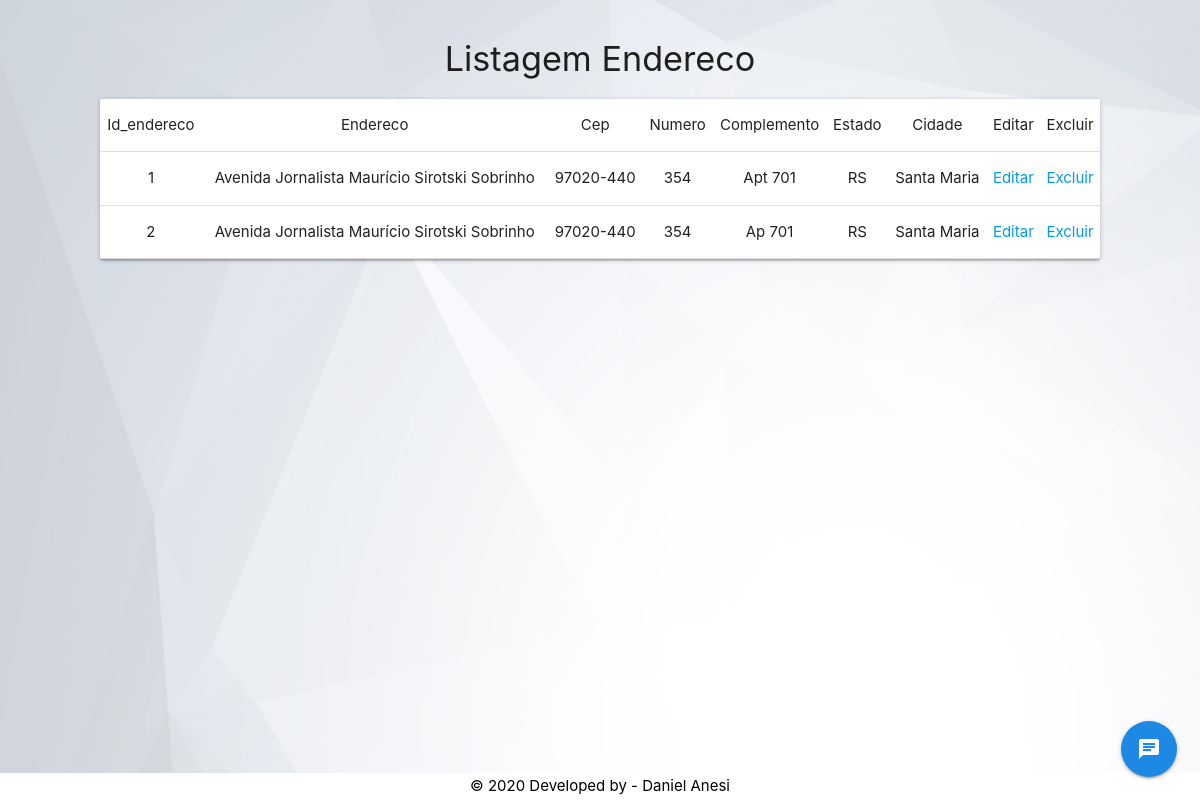
The page /Tela/listagemEndereco.php (signed in) on the database its author committed.
### tables this page shows
CREATE TABLE `endereco` (
  `id_endereco` int(11) NOT NULL,
  `endereco` varchar(220) NOT NULL,
  `cep` varchar(9) NOT NULL,
  `numero` varchar(220) DEFAULT NULL,
  `complemento` varchar(220) DEFAULT NULL,
  `estado` varchar(220) NOT NULL,
  `cidade` varchar(220) NOT NULL
);

### Controle/EnderecoPDO.php (called while the page is built, shortened)
<?php
        include_once __DIR__.'/../Modelo/Endereco.php';
class EnderecoPDO
{
    public function selectEndereco()
    {
        $con = new conexao();
        $pdo = $con->getConexao();
        $stmt = $pdo->prepare('select * from endereco ;');
        $stmt->execute();
        if ($stmt->rowCount() > 0) {
            return $stmt;
        } else {
            return false;
        }
    }
}

### Modelo/Endereco.php (called while the page is built, shortened)
<?php
class Endereco{
private $id_endereco;
private $endereco;
private $cep;
private $numero;
private $complemento;
private $estado;
private $cidade;
public function __construct() {
    if (func_num_args() != 0) {
        $atributos = func_get_args()[0];
        }
    }
     public function getId_endereco(){
         return $this->id_endereco;
     }
     public function getEndereco(){
         return $this->endereco;
     }
     public function getCep(){
         return $this->cep;
     }
     public function getNumero(){
         return $this->numero;
     }
     public function getComplemento(){
         return $this->complemento;
     }
     public function getEstado(){
         return $this->estado;
     }
     public function getCidade(){
         return $this->cidade;
     }
}

### Tela/listagemEndereco.php (the view, shortened to what this page needs)
<!DOCTYPE html>
<html>
    <head>
        <?php
            include_once '../Base/header.php';
            include_once '../Controle/EnderecoPDO.php';
            include_once '../Modelo/Endereco.php';
            $enderecoPDO = new enderecoPDO();
        ?>
        <body class="homeimg">
        <main>
            <div class="row " style="margin-top: 5vh;">
                <table class=" card col s10 offset-s1 center">
                <h4 class='center'>Listagem Endereco</h4>
                    <tr class="center">
                        <td class='center'>Id_endereco</td>
                        <td class='center'>Endereco</td>
                        <td class='center'>Cep</td>
                        <td class='center'>Numero</td>
                        <td class='center'>Complemento</td>
                        <td class='center'>Estado</td>
                        <td class='center'>Cidade</td>
                        <td class='center'>Editar</td>
                        <td class='center'>Excluir</td>
                    </tr>
                    <?php
                    $stmt = $enderecoPDO->selectEndereco();
                    if ($stmt) {
                        while ($linha = $stmt->fetch()) {
                            $endereco = new endereco($linha);
                            ?>
                        <tr>
                            <td class="center"><?php echo $endereco->getId_endereco()?></td>
                            <td class="center"><?php echo $endereco->getEndereco()?></td>
                            <td class="center"><?php echo $endereco->getCep()?></td>
                            <td class="center"><?php echo $endereco->getNumero()?></td>
                            <td class="center"><?php echo $endereco->getComplemento()?></td>
                            <td class="center"><?php echo $endereco->getEstado()?></td>
                            <td class="center"><?php echo $endereco->getCidade()?></td>
                            <td class = 'center'><a href="./editarEndereco.php?id=<?php echo $endereco->getid_endereco()?>">Editar</a></td>
                            <td class="center"><a href="../Controle/EnderecoControle.php?function=deletar&id=<?php echo $endereco->getid_endereco()?>">Excluir</a></td>
                        </tr>
                                <?php
                        }
                    }
                    ?>
                    </table>
            </div>
        </main>
        <?php
        include_once '../Base/footer.php';
        ?>
    </body>
</html>

### css/custom.css (style rules this page uses)
body { display: flex; max-width: 100vw; min-height: 100vh; flex-direction: column; background-image: url('../Img/bg1.jpg'); background-size: 100vw 100vh; background-repeat: no-repeat; background-attachment: fixed; }
main { flex: 1 0 auto; }

### rows shown on the page
endereco: id_endereco "1", endereco "Avenida Jornalista Maurício Sirotski Sobrinho", cep "97020-440", numero "354", complemento "Apt 701", estado "RS", cidade "Santa Maria"
endereco: id_endereco "2", endereco "Avenida Jornalista Maurício Sirotski Sobrinho", cep "97020-440", numero "354", complemento "Ap 701", estado "RS", cidade "Santa Maria"
